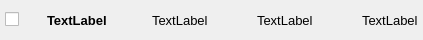
<?xml version="1.0" encoding="UTF-8"?>
<ui version="4.0">
 <class>FileItem</class>
 <widget class="QWidget" name="FileItem">
  <property name="geometry">
   <rect>
    <x>0</x>
    <y>0</y>
    <width>423</width>
    <height>40</height>
   </rect>
  </property>
  <property name="font">
   <font>
    <pointsize>10</pointsize>
   </font>
  </property>
  <property name="windowTitle">
   <string>Form</string>
  </property>
  <layout class="QHBoxLayout" name="horizontalLayout">
   <property name="spacing">
    <number>5</number>
   </property>
   <property name="leftMargin">
    <number>5</number>
   </property>
   <property name="topMargin">
    <number>0</number>
   </property>
   <property name="rightMargin">
    <number>5</number>
   </property>
   <property name="bottomMargin">
    <number>0</number>
   </property>
   <item>
    <widget class="QCheckBox" name="CheckStatus">
     <property name="text">
      <string/>
     </property>
    </widget>
   </item>
   <item>
    <widget class="QLabel" name="FileName">
     <property name="minimumSize">
      <size>
       <width>100</width>
       <height>40</height>
      </size>
     </property>
     <property name="maximumSize">
      <size>
       <width>180</width>
       <height>40</height>
      </size>
     </property>
     <property name="font">
      <font>
       <pointsize>10</pointsize>
       <bold>true</bold>
      </font>
     </property>
     <property name="text">
      <string>TextLabel</string>
     </property>
    </widget>
   </item>
   <item>
    <widget class="QLabel" name="FileType">
     <property name="minimumSize">
      <size>
       <width>100</width>
       <height>40</height>
      </size>
     </property>
     <property name="maximumSize">
      <size>
       <width>180</width>
       <height>40</height>
      </size>
     </property>
     <property name="text">
      <string>TextLabel</string>
     </property>
    </widget>
   </item>
   <item>
    <widget class="QLabel" name="FileSize">
     <property name="minimumSize">
      <size>
       <width>100</width>
       <height>40</height>
      </size>
     </property>
     <property name="maximumSize">
      <size>
       <width>180</width>
       <height>40</height>
      </size>
     </property>
     <property name="text">
      <string>TextLabel</string>
     </property>
    </widget>
   </item>
   <item>
    <widget class="QLabel" name="FilePath">
     <property name="minimumSize">
      <size>
       <width>0</width>
       <height>40</height>
      </size>
     </property>
     <property name="text">
      <string>TextLabel</string>
     </property>
    </widget>
   </item>
  </layout>
 </widget>
 <resources/>
 <connections/>
</ui>
